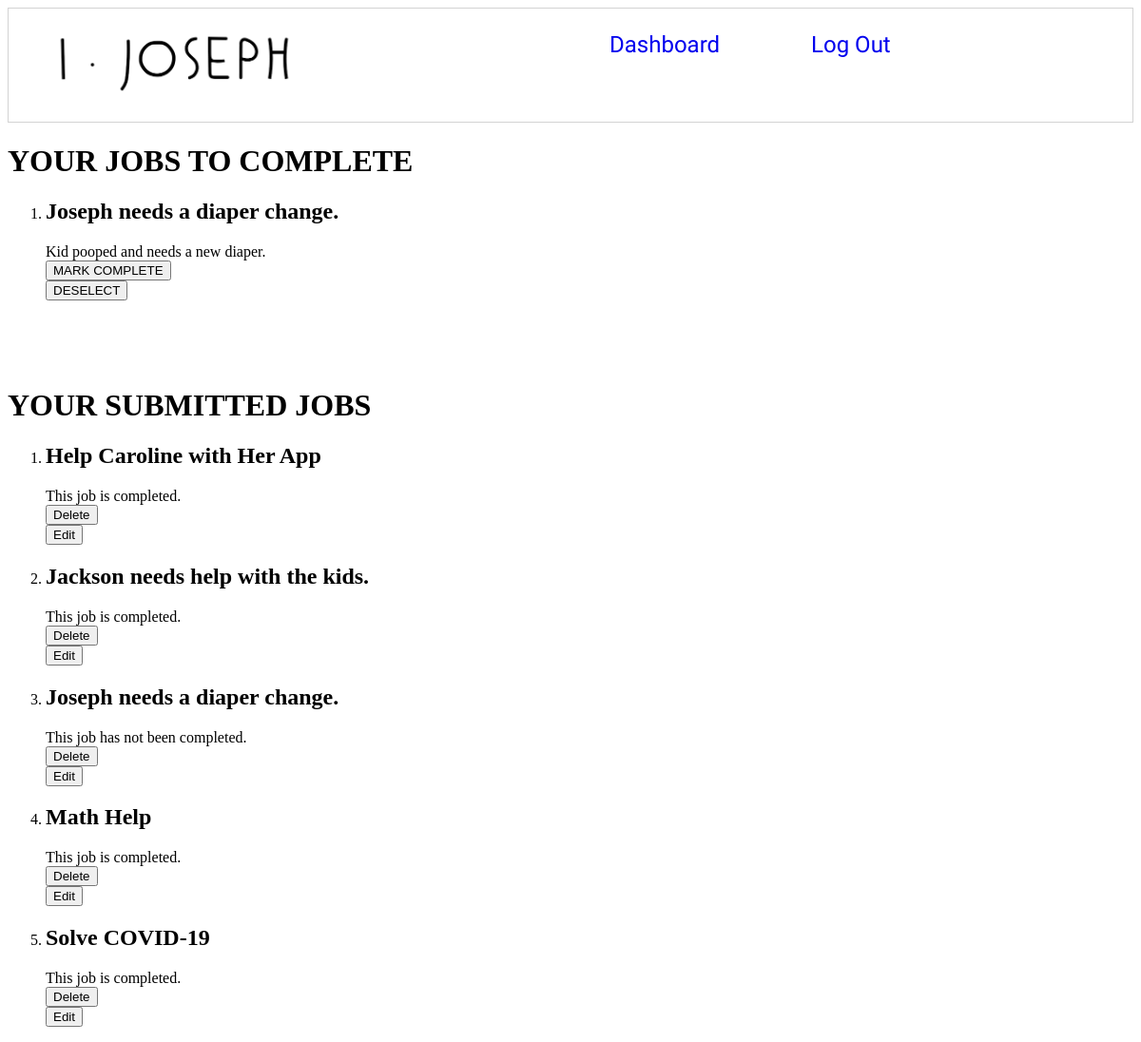
Before: /yourjobs/ (signed in) with the older database file.
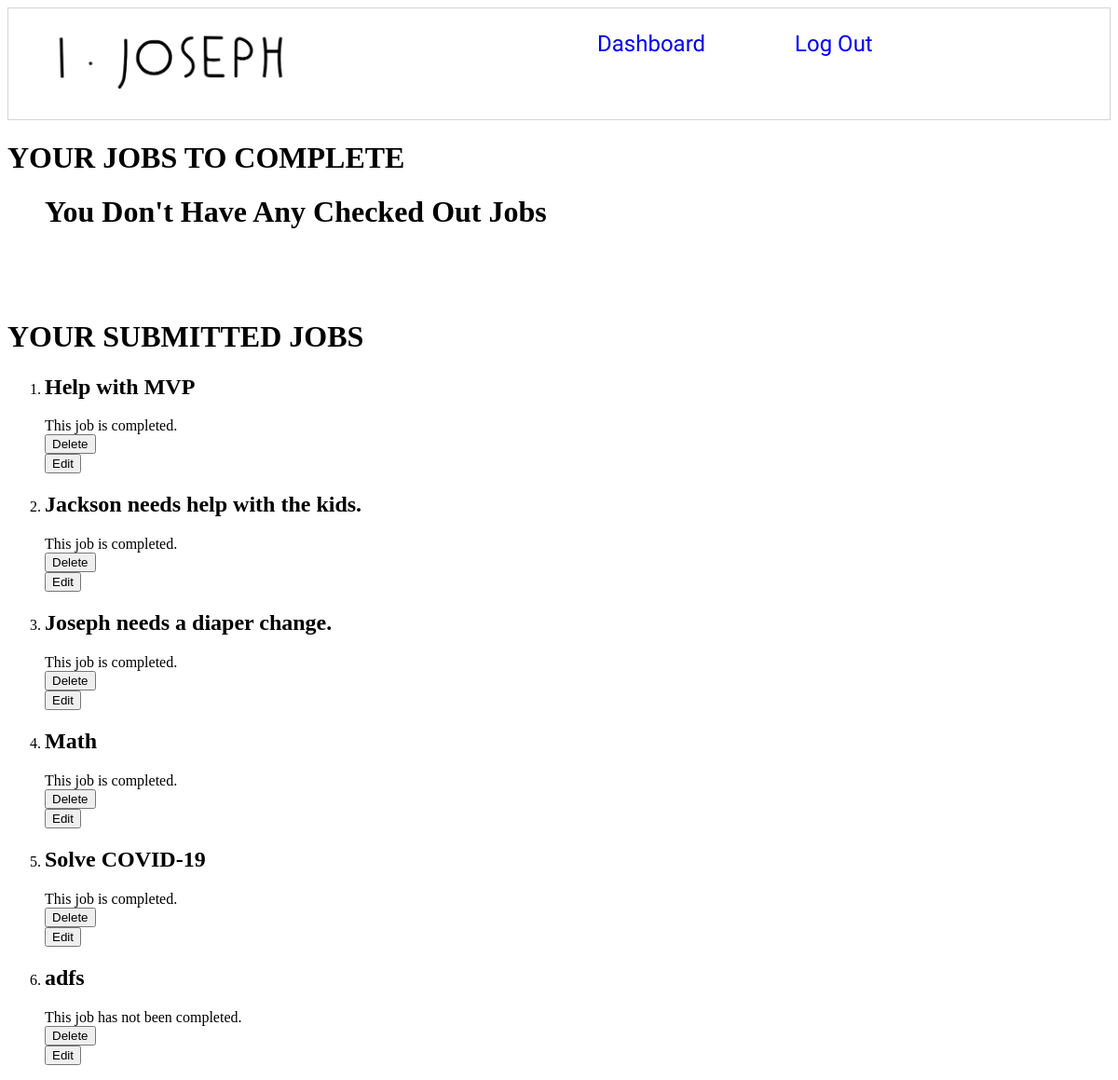
After: the same page with the newer database file.
### ijosephapp/models/job.py (models this page shows)
class Job(models.Model):
    title = models.CharField(max_length=50)
    category = models.ForeignKey(JobCategory, on_delete=models.DO_NOTHING)
    location = models.CharField(max_length=20)
    description = models.CharField(max_length=255)
    isCompleted = models.BooleanField()
    createdAt = models.DateTimeField(auto_now_add=True)
    user = models.ForeignKey(User, on_delete=models.CASCADE)
    class Meta:
        ordering = ("title",)

### ijosephapp/views/userjob/yourjobs_list.py (the view, shortened to what this page needs)
# urls.py: path('yourjobs/', yourjobs_list, name='yourjob'),
@login_required
def yourjobs_list(request):
    if request.method == 'GET':
        user = request.user.id
        yourjobs = UserJob.objects.filter(user_id=user)
        yoursubmittedjobs = Job.objects.filter(user=user)
        checkedout_jobs = []
        for yourjob in yourjobs:
            tempId = yourjob.job_id
            tempObject = Job.objects.filter(id=tempId).first()
            print('debug me: ' + tempObject.title)
            checkedout_jobs.append(tempObject)
        checkedout_job_count = 0
        for checkedout_job in checkedout_jobs:
            if checkedout_job.isCompleted == False:
                checkedout_job_count = checkedout_job_count + 1
        print("Your Job Count: " + str(checkedout_job_count))
        template = 'userjob/yourjobs_list.html'
        context = {
            'yourjobs': yourjobs,
            'yoursubmittedjobs': yoursubmittedjobs,
            'checkedout_jobs': checkedout_jobs,
            'checkedout_job_count': checkedout_job_count
        }
        return render(request, template, context)
    return redirect(reverse('ijosephapp:yourjob'))

### ijosephapp/templates/userjob/yourjobs_list.html (shortened to what this page needs)
{% extends 'shared/base.html' %}
{% block content %}
{% load static %}
<!DOCTYPE html>
<html>
  <head>
  </head>
  <body>
    <h1>YOUR JOBS TO COMPLETE</h1>
    <ol class="jobs">
    {% if checkedout_job_count == 0 %}
      <h1>You Don't Have Any Checked Out Jobs</h1>
    {% endif %}
    {%for selectedjob in checkedout_jobs%}
      {% if selectedjob.isCompleted == False %}
        <li>
          <h2> {{ selectedjob.title}} </h2>
          <b1> {{ selectedjob.description}}<b1>
        </li>
      <form action="{% url 'ijosephapp:yourjob' %}" method="POST">
            <button value="MarkComplete" type="submit">MARK COMPLETE</button>
      </form>
      <form action="{% url 'ijosephapp:yourjob' %}" method="POST">
            <button value="Deselect" type="submit">DESELECT</button>
      </form>
      {% endif %}
    {% endfor %}
    </ol>
    <br />
    <br />
    <br />
   <h1>YOUR SUBMITTED JOBS</h1>
    <ol class="jobs">
    {%for submittedjob in yoursubmittedjobs %}
        <li>
          <h2> {{ submittedjob.title}} </h2>
      {% if submittedjob.isCompleted == False  %}
          <b1> This job has not been completed. <b1>
          {% else %}
          <b1> This job is completed. </b1>
      {% endif %}
        </li>
        <form action="{% url 'ijosephapp:yourjob' %}" method="POST">
              <button value="delete" type="submit">Delete</button>
        </form>
        <form action="{% url 'ijosephapp:yourjob_edit_form' submittedjob.id %}" method="GET">
              <button value="edit" type="submit">Edit</button>
        </form>
    {% endfor %}
    </ol>
  </body>
</html>
{% endblock %}

Changed rows visible on the page:
removed Job: title "Help Caroline with Her App", isCompleted "This job is completed.", shown under "YOUR SUBMITTED JOBS"
no longer on one of the page's lists (row edited): Job: title "Joseph needs a diaper change.", description "Kid pooped and needs a new diaper."
added Job: title "Help with MVP", isCompleted "This job is completed.", shown under "YOUR SUBMITTED JOBS"
changed Job "Joseph needs a diaper change.": isCompleted "This job has not been completed." → "This job is completed."
changed Job: title "Math Help" → "Math"
added Job: title "adfs", isCompleted "This job has not been completed.", shown under "YOUR SUBMITTED JOBS"
Other visible differences:
text now shown: "You Don't Have Any Checked Out Jobs"
